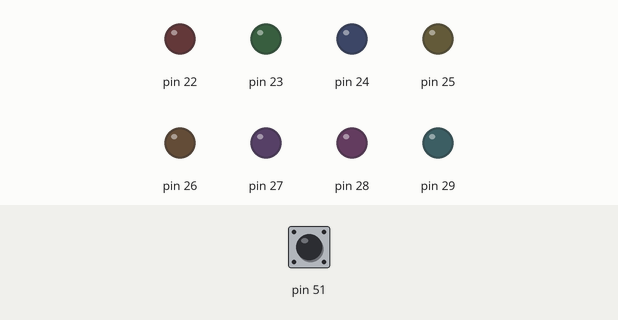
A sketch run on a simulated Arduino Mega 2560, built with avr-gcc and run on an emulated ATmega2560. Parts: output pins drawn as LEDs (lit = HIGH). Inputs (shaded band) come from the test bench; at power-on: pin 51 LOW.

Above: at 1.2 s.
1.3 s: pin 51 driven HIGH
At 1.95 s:
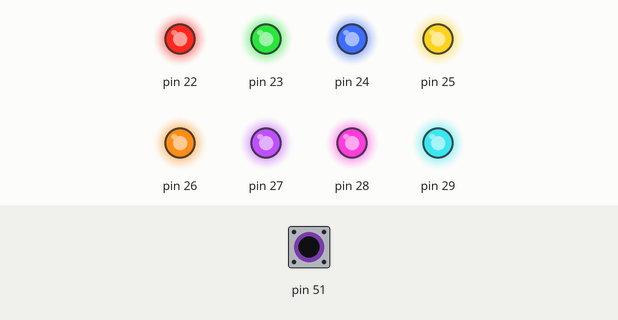
4.3 s: pin 51 driven LOW
At 5.0 s:
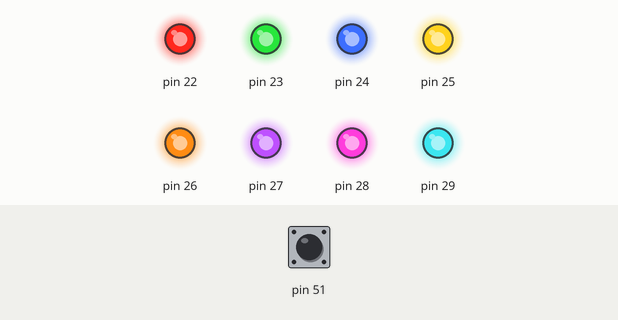
Timing chart, 0 to 7.3 s (numbered marks = the images above; inputs shaded):
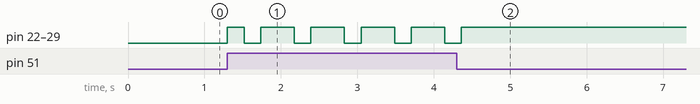

The sketch:

ETALVIS_Problem_08_02.ino
```cpp
//EMBEDDED SYSTEMS PROGRAMMING - GPIO
//SWITCH MONITOR  PROBLEMS
//SET 08 PROBLEM 02
//Connect 8 LEDs on PORT A and connect 8 push button switches on PORT B
//Press 2nd Switch and blink all 8 LEDs
void delay1(void);
void setup() {
  // put your setup code here, to run once:
  volatile char *ddra, *ddrb;
  ddra = 0x21; ddrb = 0x24;
  *ddra = 0xFF; // Set Port A as output
  *ddrb = 0x00; // Set Port B as output
}

void loop() {
  // put your main code here, to run repeatedly:
  volatile char *outA , *inB;
  outA = 0x22;inB = 0x23;
 while((*inB & 0x04)==0x04)
  {
    *outA = 0xFF;
    delay1();
    *outA = 0x00;
    delay1();
    *outA = 0xFF;
    delay1();
  }

}
void delay1(void)
{
  volatile long d;
  for (d = 0; d < 100000; d++); //short delay
}
```

Measured:
- after the input at 1.3 s, pin 22–29: LOW → HIGH at once, then repeats every 0.66 s: LOW 0.22 s, HIGH 0.44 s
- after the input at 4.3 s, pin 22–29: goes on until 4.4 s, then stays HIGH
